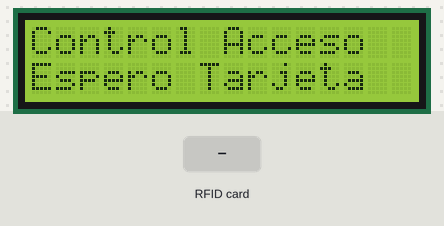
This sketch was run on a simulated Arduino Uno, built with avr-gcc and run on an emulated ATmega328P. Shown: 16×2 character LCD. Inputs (shaded band) come from the test bench. What the sketch prints to the serial monitor is not drawn.

Above: at 1.3 s.
1.4 s: RFID card 96 86 ED 75 held to the reader
At 2.2 s:
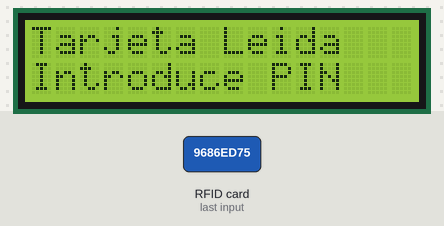
At 17.6 s:
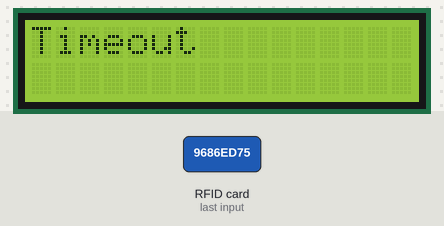
Timing chart, 0 to 17.9 s (numbered marks = the images above; inputs shaded):
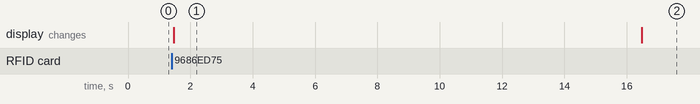

The sketch:

Control_Accesos.ino
```cpp
#include <SPI.h>
#include <MFRC522.h>
#include <LiquidCrystal_I2C.h>
#include <Wire.h>
#include <Keypad.h>

#define SS_PIN 10
#define RST_PIN 9

const byte ROWS = 4; //four rows
const byte COLS = 4; //four columns
//define the cymbols on the buttons of the keypads
char hexaKeys[ROWS][COLS] = { //número ASCII no caracteres, no son imprimibles. Solo como indices
  {1, 2, 3, 4},
  {5, 6, 7, 8},
  {9, 10, 11, 12},
  {13, 14, 15, 16}
};
String teclas [] = {"S1", "S2", "S3", "S4", "S5", "S6", "S7", "S8", "S9", "S10", "S11", "S12", "S13", "S14", "S15", "S16"};
byte rowPins[ROWS] = {A1, A2, A3, A4}; //connect to the row pinouts of the keypad
byte colPins[COLS] = {A0, 2, 3, 4}; //connect to the column pinouts of the keypad

MFRC522 rfid(SS_PIN, RST_PIN); // Instance of the class
LiquidCrystal_I2C lcd(0x27, 16, 2); // set the LCD address to 0x27 for a 16 chars and 2 line display
Keypad customKeypad = Keypad( makeKeymap(hexaKeys), rowPins, colPins, ROWS, COLS); //initialize an instance of class NewKeypad

// Init array that will store new NUID
byte nuidPICC[4] = {0x96,0x86,0xED,0x75}; //tarjeta conocida
String pin1[4] = {"S2","S4","S5","S7"};

void setup() {
  Serial.begin(9600);
  SPI.begin(); // Init SPI bus
  rfid.PCD_Init(); // Init MFRC522
  lcd.init(); // initialize the lcd
  lcd.backlight();
  mensajeInicio();
}

void loop() {
  // Reset the loop if no new card present on the sensor/reader. This saves the entire process when idle.
  if ( ! rfid.PICC_IsNewCardPresent())
    return;

  // Verify if the NUID has been readed
  if ( ! rfid.PICC_ReadCardSerial())
    return;

  Serial.print(F("PICC type: "));
  MFRC522::PICC_Type piccType = rfid.PICC_GetType(rfid.uid.sak);
  Serial.println(rfid.PICC_GetTypeName(piccType));

  // Check is the PICC of Classic MIFARE type
  if (piccType != MFRC522::PICC_TYPE_MIFARE_MINI &&
    piccType != MFRC522::PICC_TYPE_MIFARE_1K &&
    piccType != MFRC522::PICC_TYPE_MIFARE_4K) {
    Serial.println(F("Your tag is not of type MIFARE Classic."));
    rfid.PICC_HaltA();
    return;
  }

  if (rfid.uid.uidByte[0] != nuidPICC[0] ||
    rfid.uid.uidByte[1] != nuidPICC[1] ||
    rfid.uid.uidByte[2] != nuidPICC[2] ||
    rfid.uid.uidByte[3] != nuidPICC[3] ) {
    Serial.println(F("Tarjeta Desconocida"));

    //error por LCD
    lcd.clear();
    lcd.setCursor(0, 0);
    lcd.print("Tarjeta desconocida");
    delay(2000);
    mensajeInicio();

    rfid.PICC_HaltA();
    return;
  }
  else {
    Serial.println(F("Tarjeta Conocida"));
    Serial.println(F("The NUID tag is:"));
    Serial.print(F("In hex: "));
    printHex(rfid.uid.uidByte, rfid.uid.size);
    Serial.println();

    lcd.clear();
    lcd.setCursor(0, 0);
    lcd.print("Tarjeta Leida");
    lcd.setCursor(0, 1);
    lcd.print("Introduce PIN");
  }

  //lee PIN
  String pin_leido[4];
  int i = 0;
  unsigned long tiempo = millis();
  while (true){
    char customKey = customKeypad.getKey();
    if (customKey) {
      pin_leido[i] = teclas[(int)customKey-1];
      Serial.println(teclas[(int)customKey-1]);
      i++;
    }
    if (i == 4)
      break;

    if ((millis()-tiempo) > 15000){
      lcd.clear();
      lcd.setCursor(0, 0);
      lcd.print("Timeout");
      Serial.println("Timeout");
      delay(2000);
      mensajeInicio();
      rfid.PICC_HaltA();
      return;
    }
  }

  //Comprobar PIN
  for (int j = 0; j<=3; j++){
    if (pin_leido[j] != pin1[j]){
      //error por LCD
      lcd.clear();
      lcd.setCursor(0, 0);
      lcd.print("PIN erroneo");
      Serial.println("PIN erroneo");
      delay(2000);
      mensajeInicio();

      rfid.PICC_HaltA();
      return;
    }
  }

  Serial.println("Abrir Puerta");
  digitalWrite(8,HIGH);
  lcd.clear();
  lcd.setCursor(0, 0);
  lcd.print("Puerta Abierta");
  delay(5000);
  digitalWrite(8,LOW);
  lcd.clear();
  lcd.setCursor(0, 0);
  lcd.print("Puerta Cerrada");
  delay(2000);

  // Halt PICC
  rfid.PICC_HaltA();

  delay(2000);
  mensajeInicio();
}

void printHex(byte *buffer, byte bufferSize) {
  for (byte i = 0; i < bufferSize; i++) {
    Serial.print(buffer[i] < 0x10 ? " 0" : " ");
    Serial.print(buffer[i], HEX);
  }
}

void mensajeInicio(){
  lcd.clear();
  lcd.setCursor(0, 0);
  lcd.print("Control Acceso");
  lcd.setCursor(0, 1);
  lcd.print("Espero Tarjeta");
}
```

Measured:
- after the input at 1.4 s, the display: changes after 0.07 s (image 1)
- what the display in image 1 shows lasts 15.0 s, from 1.5 s to 16.5 s
